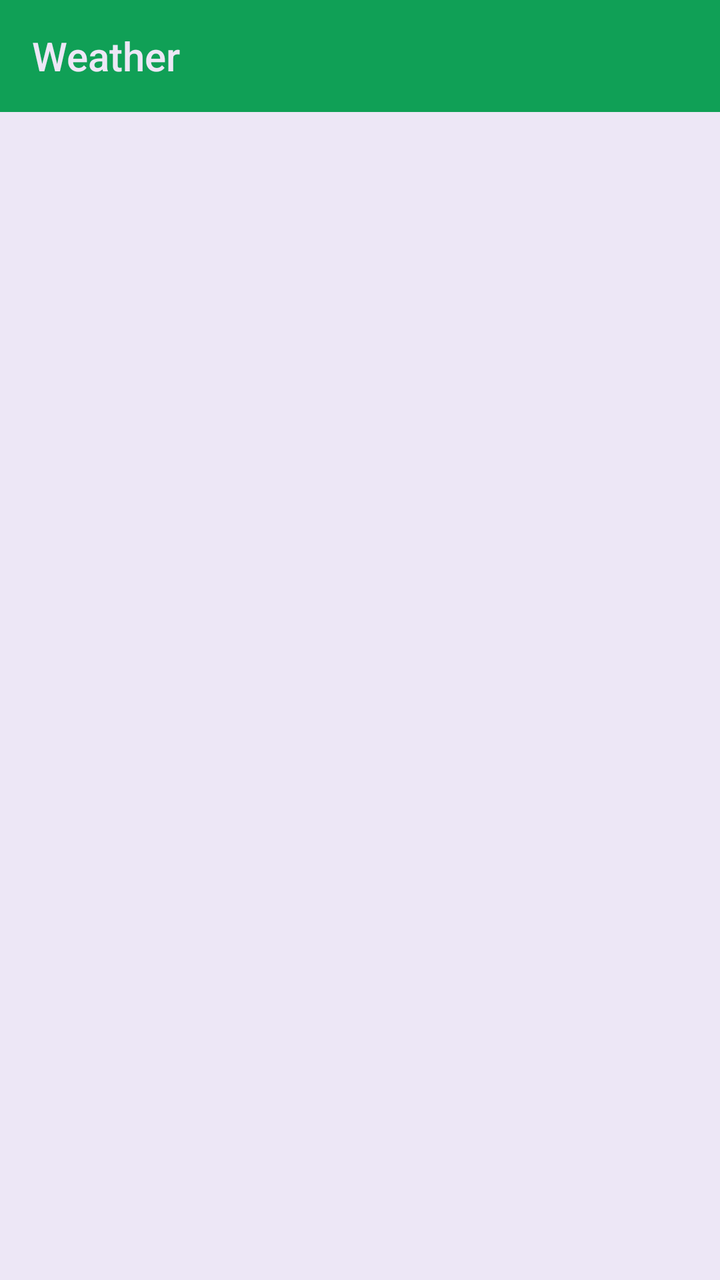
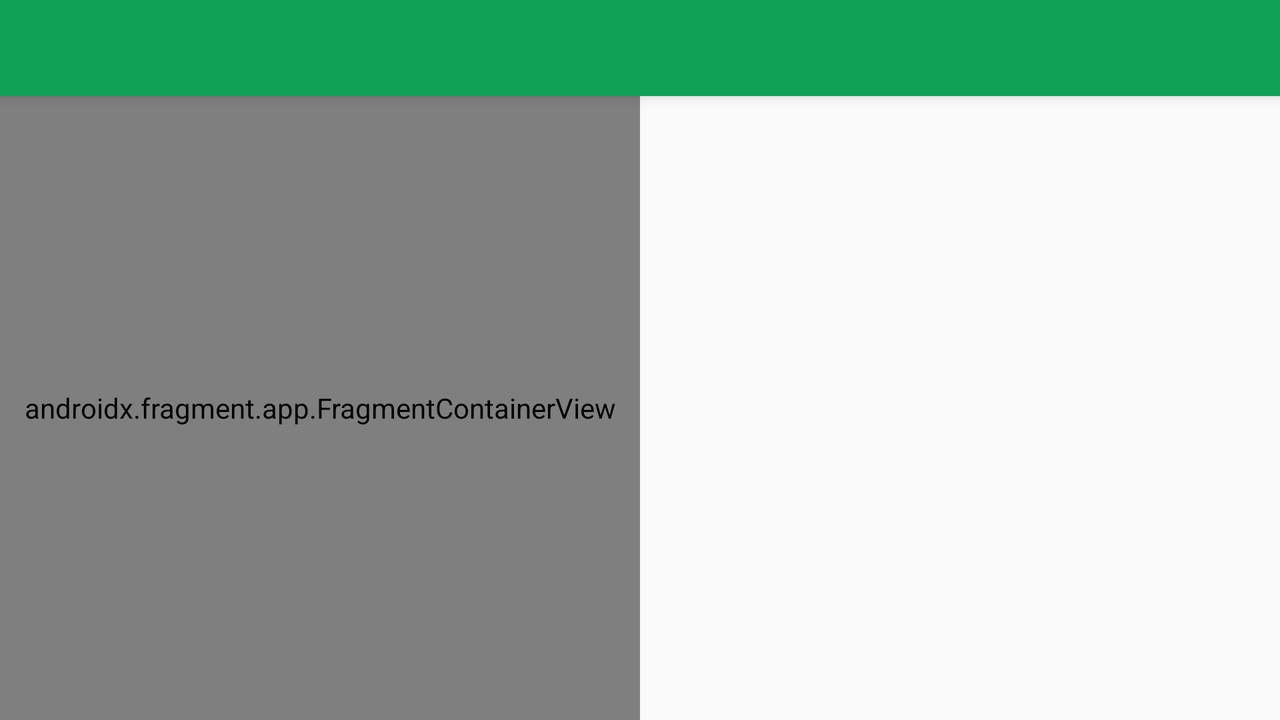

First picture: res/layout/ on a phone held upright. Second picture: the repository's own variant of that layout, on a device whose configuration matches the variant's folder. Source for both follows.
<!-- AndroidManifest.xml: application theme AppTheme -->
<!-- res/layout/activity_main.xml -->
<?xml version="1.0" encoding="utf-8"?>
<androidx.constraintlayout.widget.ConstraintLayout xmlns:android="http://schemas.android.com/apk/res/android"
    xmlns:tools="http://schemas.android.com/tools"
    xmlns:app="http://schemas.android.com/apk/res-auto"
    android:id="@+id/FrameLayout"
    android:layout_width="match_parent"
    android:layout_height="match_parent"
    android:background="@color/colorBackground"
    tools:context=".MainActivity">

    <androidx.appcompat.widget.Toolbar
        android:id="@+id/toolbar"
        android:layout_width="match_parent"
        android:layout_height="wrap_content"
        app:layout_constraintTop_toTopOf="parent"
        app:title="@string/app_name"
        android:background="@color/colorPrimary"
        app:titleTextColor="@color/colorBackground"
        app:navigationIcon="@drawable/ic_menu_black_24dp"
        />

    <FrameLayout
        android:id="@+id/fragment_container"
        android:layout_width="match_parent"
        android:layout_height="0dp"
        app:layout_constraintTop_toBottomOf="@id/toolbar"
        app:layout_constraintBottom_toBottomOf="parent"/>

</androidx.constraintlayout.widget.ConstraintLayout>
<!-- resources referenced by this layout -->
<resources>
  <color name="colorBackground">#EDE7F6</color>
  <color name="colorPrimary">#10A056</color>
  <string name="app_name">Weather</string>
  <style name="AppTheme" parent="Theme.AppCompat.Light.NoActionBar">
          
          <item name="themeName">light</item>
          <item name="primary_color">@color/colorPrimaryDark</item>
          <item name="colorPrimaryDark">@color/colorPrimaryDark</item>
          <item name="colorPrimary">@color/colorPrimary</item>
          <item name="colorAccent">@color/colorAccent</item>
          <item name="background_color">@color/colorBackground</item>
          <item name="windowActionBar">false</item>
          <item name="windowNoTitle">true</item>
          <item name="card_color">@color/colorBackground</item>
          <item name="text_color">@color/colorGrey</item>
          <item name="highlight_color">@color/color_highlight</item>
      </style>
  <color name="colorPrimaryDark">#99D6AF</color>
  <color name="colorAccent">#D81B60</color>
  <color name="colorGrey">#424242</color>
  <color name="color_highlight">#efe5fd</color>
</resources>
<!-- res/layout-land/activity_main.xml (the repository's variant of the layout above) -->
<!-- drawn on the phone turned sideways -->
<?xml version="1.0" encoding="utf-8"?>
<androidx.coordinatorlayout.widget.CoordinatorLayout xmlns:android="http://schemas.android.com/apk/res/android"
    xmlns:app="http://schemas.android.com/apk/res-auto"
    xmlns:tools="http://schemas.android.com/tools"
    android:layout_width="match_parent"
    android:layout_height="match_parent"
    tools:context=".activity.MainActivity"
    android:background="?attr/background_color">

    <com.google.android.material.appbar.AppBarLayout
        android:layout_width="match_parent"
        android:layout_height="wrap_content"
        android:theme="@style/AppTheme.AppBarOverlay">

        <androidx.appcompat.widget.Toolbar
            android:id="@+id/toolbar"
            android:layout_width="match_parent"
            android:layout_height="?attr/actionBarSize"
            android:background="?attr/colorPrimary"
            app:popupTheme="@style/AppTheme.PopupOverlay" />

    </com.google.android.material.appbar.AppBarLayout>
    <LinearLayout
        android:orientation="horizontal"
        android:layout_width="match_parent"
        android:layout_height="match_parent"
        android:baselineAligned="false"
        app:layout_behavior="@string/appbar_scrolling_view_behavior"
        >

        <androidx.fragment.app.FragmentContainerView android:name="com.example.weather.fragments.CitiesFragment"
            android:id="@+id/cities"
            android:layout_weight="1"
            android:layout_width="0px"
            android:layout_height="match_parent" />

        <FrameLayout
            android:id="@+id/temp_screen"
            android:layout_width="0px"
            android:layout_height="match_parent"
            android:layout_weight="1"
            android:background="?android:attr/detailsElementBackground"/>

    </LinearLayout>

</androidx.coordinatorlayout.widget.CoordinatorLayout>
<!-- resources referenced by the variant -->
<!-- as the phone turned sideways resolves them -->
<resources>
  <style name="AppTheme.AppBarOverlay" parent="ThemeOverlay.AppCompat.Dark.ActionBar">
          <item name="android:background">@color/colorPrimary</item>
  
      </style>
  <style name="AppTheme.PopupOverlay" parent="ThemeOverlay.AppCompat.Light" />
  <style name="AppTheme" parent="Theme.AppCompat.Light.NoActionBar">
          
          <item name="themeName">light</item>
          <item name="primary_color">@color/colorPrimaryDark</item>
          <item name="colorPrimaryDark">@color/colorPrimaryDark</item>
          <item name="colorPrimary">@color/colorPrimary</item>
          <item name="colorAccent">@color/colorAccent</item>
          <item name="background_color">@color/colorBackground</item>
          <item name="windowActionBar">false</item>
          <item name="windowNoTitle">true</item>
          <item name="card_color">@color/colorBackground</item>
          <item name="text_color">@color/colorGrey</item>
          <item name="highlight_color">@color/color_highlight</item>
      </style>
  <color name="colorPrimary">#10A056</color>
  <color name="colorPrimaryDark">#99D6AF</color>
  <color name="colorAccent">#D81B60</color>
  <color name="colorBackground">#EDE7F6</color>
  <color name="colorGrey">#424242</color>
  <color name="color_highlight">#efe5fd</color>
</resources>
